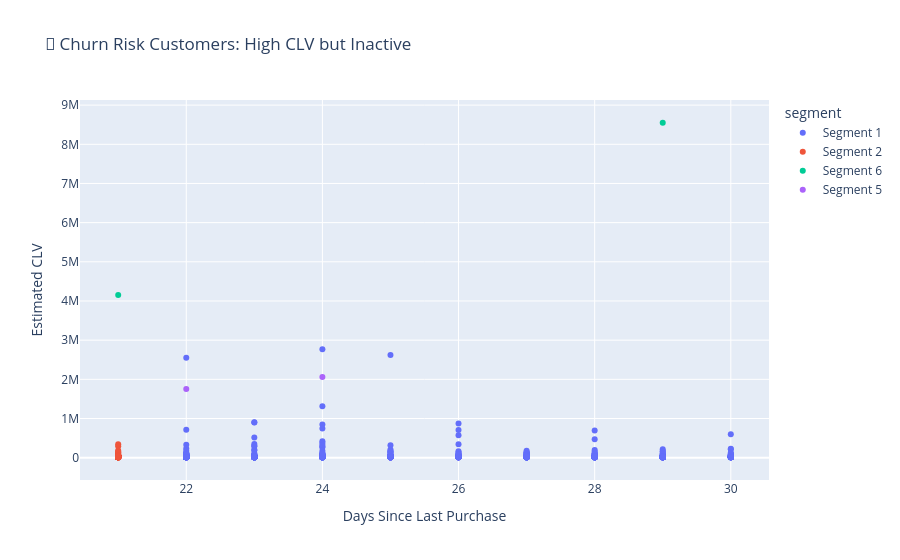

Notebook code for this chart:
### Code cell
############################ CHURN RISK CUSTOMERS #################

#thresholds
clv_threshold = clv['estimated_clv'].median()
recency_threshold = clv['recency_days'].quantile(0.75)

#filter: High CLV + High Recency = Churn Risk
churn_risk = clv[
    (clv['estimated_clv'] > clv_threshold) &
    (clv['recency_days'] > recency_threshold)
]


import plotly.express as px

fig_churn = px.scatter(
    churn_risk,
    x='recency_days',
    y='estimated_clv',
    color='segment',
    hover_data=['store_id', 'order_count'],
    title='🛑 Churn Risk Customers: High CLV but Inactive',
    labels={'recency_days': 'Days Since Last Purchase', 'estimated_clv': 'Estimated CLV'}
)
fig_churn.show()
#top churn-risk customers
churn_risk[['store_id', 'segment', 'estimated_clv', 'order_count', 'recency_days']].head(10)

### Figure 1 — Plotly figure (JSON) as saved in the notebook; plotly's stock layout.template omitted (floating-point values rounded to 4 significant figures; data arrays with more than 128 entries replaced by an {"elided": "..."} marker saying what was removed)
{"data": [{"customdata": {"elided": "851x2 mixed values"}, "hovertemplate": "segment=Segment 1<br>Days Since Last Purchase=%{x}<br>Estimated CLV=%{y}<br>store_id=%{customdata[0]}<br>order_count=%{customdata[1]}<extra></extra>", "legendgroup": "Segment 1", "marker": {"color": "#636efa", "symbol": "circle"}, "mode": "markers", "name": "Segment 1", "orientation": "v", "showlegend": true, "type": "scatter", "x": {"elided": "851 int values"}, "xaxis": "x", "y": {"elided": "851 float values"}, "yaxis": "y"}, {"customdata": {"elided": "130x2 mixed values"}, "hovertemplate": "segment=Segment 2<br>Days Since Last Purchase=%{x}<br>Estimated CLV=%{y}<br>store_id=%{customdata[0]}<br>order_count=%{customdata[1]}<extra></extra>", "legendgroup": "Segment 2", "marker": {"color": "#EF553B", "symbol": "circle"}, "mode": "markers", "name": "Segment 2", "orientation": "v", "showlegend": true, "type": "scatter", "x": {"elided": "130 int values"}, "xaxis": "x", "y": {"elided": "130 float values"}, "yaxis": "y"}, {"customdata": [["4Qt1LaxVF300PRvBLQpc6Y", 25], ["53tWtJrmzt9ngAyIQZWhUP", 1]], "hovertemplate": "segment=Segment 6<br>Days Since Last Purchase=%{x}<br>Estimated CLV=%{y}<br>store_id=%{customdata[0]}<br>order_count=%{customdata[1]}<extra></extra>", "legendgroup": "Segment 6", "marker": {"color": "#00cc96", "symbol": "circle"}, "mode": "markers", "name": "Segment 6", "orientation": "v", "showlegend": true, "type": "scatter", "x": [21, 29], "xaxis": "x", "y": [4152000.0, 8550000.0], "yaxis": "y"}, {"customdata": [["4SmZexXgpPpB1IIYdkQNgI", 21], ["5sDuIVYS9CD3HYteJBooiL", 20]], "hovertemplate": "segment=Segment 5<br>Days Since Last Purchase=%{x}<br>Estimated CLV=%{y}<br>store_id=%{customdata[0]}<br>order_count=%{customdata[1]}<extra></extra>", "legendgroup": "Segment 5", "marker": {"color": "#ab63fa", "symbol": "circle"}, "mode": "markers", "name": "Segment 5", "orientation": "v", "showlegend": true, "type": "scatter", "x": [22, 24], "xaxis": "x", "y": [1753000.0, 2062000.0], "yaxis": "y"}], "layout": {"legend": {"title": {"text": "segment"}, "tracegroupgap": 0}, "title": {"text": "🛑 Churn Risk Customers: High CLV but Inactive"}, "xaxis": {"anchor": "y", "domain": [0, 1], "title": {"text": "Days Since Last Purchase"}}, "yaxis": {"anchor": "x", "domain": [0, 1], "title": {"text": "Estimated CLV"}}}}
